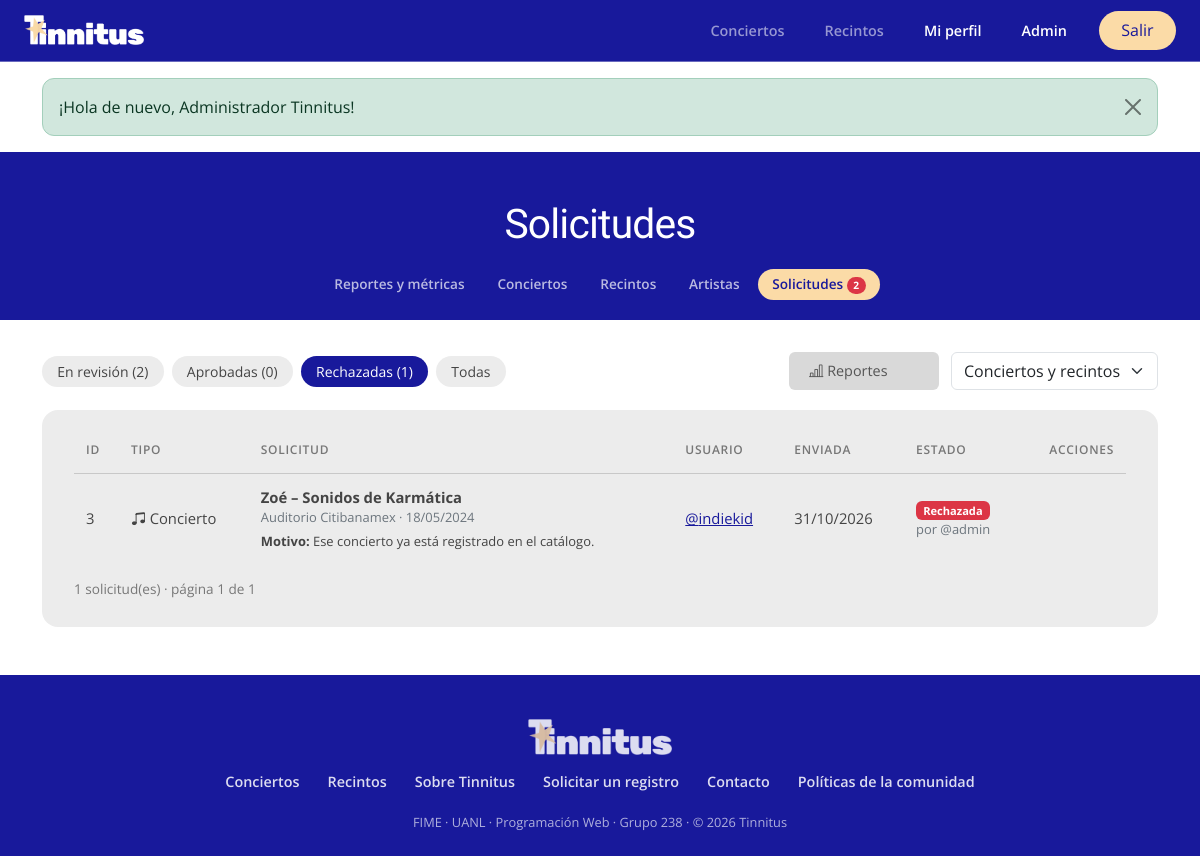
The app's page /admin-solicitudes.php?estado=rechazada (signed in), older data.
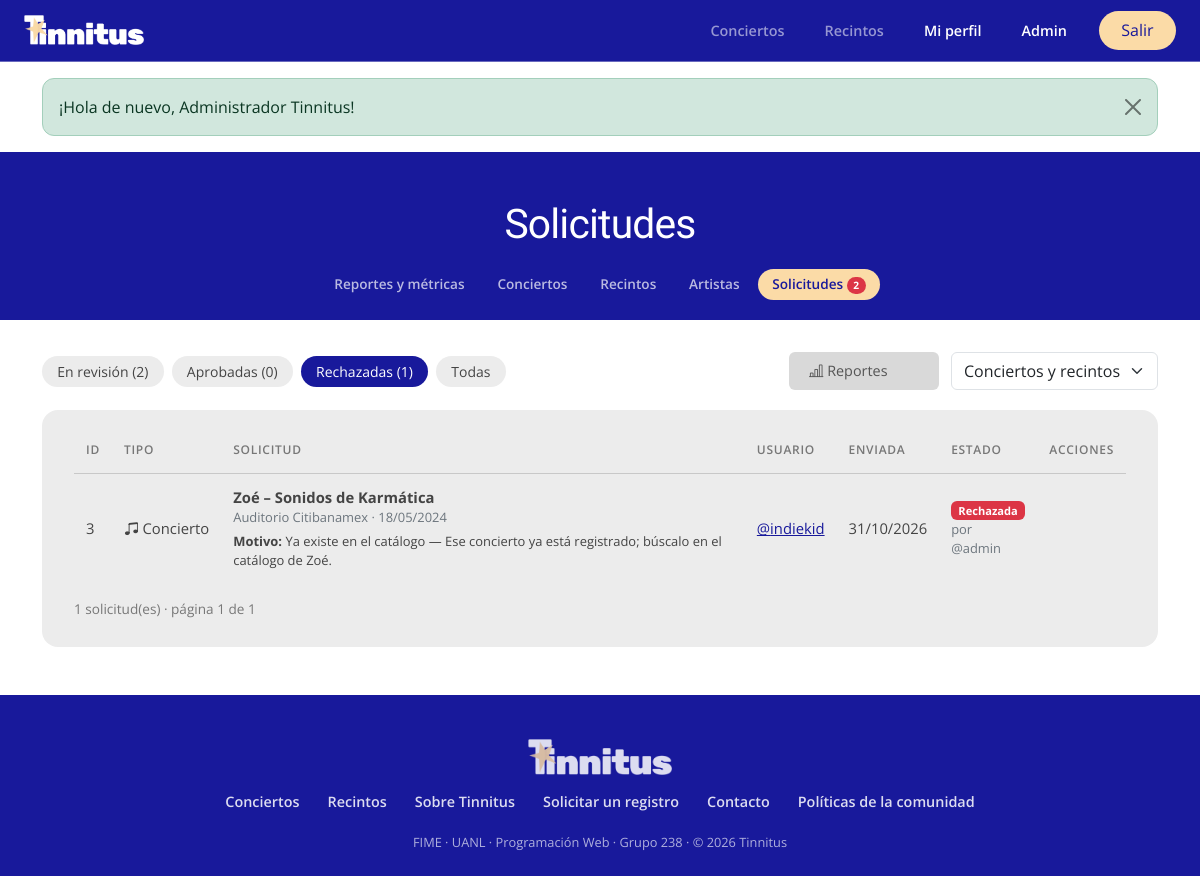
The same page, newer data.
### tables this page shows
CREATE TABLE solicitudes (
    id              INT UNSIGNED AUTO_INCREMENT PRIMARY KEY,
    usuario_id      INT UNSIGNED NOT NULL,
    tipo            ENUM('concierto','recinto') NOT NULL,
    estado          ENUM('pendiente','aprobada','rechazada') NOT NULL DEFAULT 'pendiente',
    artista         VARCHAR(120) NULL,
    gira            VARCHAR(150) NULL,
    fecha           DATE         NULL,
    recinto_id      INT UNSIGNED NULL,
    nombre          VARCHAR(120) NULL,
    ciudad          VARCHAR(80)  NULL,
    capacidad       INT UNSIGNED NULL,
    tipo_recinto    ENUM('Estadio','Arena','Auditorio','Foro','Festival','Bar') NULL,
    comentario      VARCHAR(500) NULL,
    motivo_rechazo  VARCHAR(255) NULL,
    detalle_rechazo VARCHAR(255) NULL,
    creado_id       INT UNSIGNED NULL,
    revisado_por    INT UNSIGNED NULL,
    revisado_en     DATETIME     NULL,
    creado_en       DATETIME     NOT NULL DEFAULT CURRENT_TIMESTAMP,
    CONSTRAINT chk_solicitud_datos CHECK (
        (tipo = 'concierto' AND artista IS NOT NULL AND gira IS NOT NULL AND fecha IS NOT NULL AND recinto_id IS NOT NULL)
        OR (tipo = 'recinto' AND nombre IS NOT NULL AND ciudad IS NOT NULL AND tipo_recinto IS NOT NULL
            AND capacidad BETWEEN 1 AND 200000)),
    CONSTRAINT fk_solicitud_usuario FOREIGN KEY (usuario_id)
        REFERENCES usuarios(id) ON DELETE CASCADE,
    CONSTRAINT fk_solicitud_recinto FOREIGN KEY (recinto_id)
        REFERENCES recintos(id) ON DELETE CASCADE,
    CONSTRAINT fk_solicitud_revisor FOREIGN KEY (revisado_por)
        REFERENCES usuarios(id) ON DELETE SET NULL,
    INDEX idx_solicitudes_estado (estado)
);

CREATE TABLE recintos (
    id         INT UNSIGNED AUTO_INCREMENT PRIMARY KEY,
    nombre     VARCHAR(120) NOT NULL,
    ciudad     VARCHAR(80)  NOT NULL,
    capacidad  INT UNSIGNED NOT NULL,
    tipo       ENUM('Estadio','Arena','Auditorio','Foro','Festival','Bar') NOT NULL,
    estado     ENUM('activo','inactivo') NOT NULL DEFAULT 'activo',
    foto_url   VARCHAR(500) NULL,
    CONSTRAINT chk_capacidad CHECK (capacidad BETWEEN 1 AND 200000),
    CONSTRAINT uq_recinto UNIQUE (nombre, ciudad)
);

CREATE TABLE usuarios (
    id             INT UNSIGNED AUTO_INCREMENT PRIMARY KEY,
    nombre         VARCHAR(100)  NOT NULL,
    username       VARCHAR(30)   NOT NULL UNIQUE,
    email          VARCHAR(150)  NOT NULL UNIQUE,
    password_hash  VARCHAR(255)  NOT NULL,
    rol            ENUM('usuario','admin') NOT NULL DEFAULT 'usuario',
    bio            VARCHAR(500)  NULL,
    avatar_url     VARCHAR(500)  NULL,
    intentos_fallidos TINYINT UNSIGNED NOT NULL DEFAULT 0,
    bloqueado_hasta   DATETIME   NULL,
    creado_en      DATETIME      NOT NULL DEFAULT CURRENT_TIMESTAMP,
    CONSTRAINT chk_username CHECK (username REGEXP '^[a-z0-9_]{3,30}$')
);

### includes/db.php (called while the page is built, shortened)
<?php
function db(): PDO
{
    static $pdo = null;
    if ($pdo === null) {
        $dsn = 'mysql:host=' . DB_HOST . ';port=' . DB_PORT . ';dbname=' . DB_NAME . ';charset=utf8mb4';
        $pdo = new PDO($dsn, DB_USER, DB_PASS, [
            PDO::ATTR_ERRMODE            => PDO::ERRMODE_EXCEPTION,
            PDO::ATTR_DEFAULT_FETCH_MODE => PDO::FETCH_ASSOC,
            PDO::ATTR_EMULATE_PREPARES   => false,
        ]);
    }
    return $pdo;
}
function q(string $sql, array $params = []): PDOStatement
{
    $stmt = db()->prepare($sql);
    $stmt->execute($params);
    return $stmt;
}

### includes/auth.php (called while the page is built, shortened)
<?php
require_once __DIR__ . '/db.php';
function url(string $path = ''): string
{
    return BASE_URL . '/' . ltrim($path, '/');
}
function e(?string $text): string
{
    return htmlspecialchars($text ?? '', ENT_QUOTES, 'UTF-8');
}
function paginar(int $total, int $porPagina): array
{
    $paginas = max(1, (int) ceil($total / $porPagina));
    $pagina = min(max(1, (int) ($_GET['pagina'] ?? 1)), $paginas);
    return [$pagina, $paginas, ($pagina - 1) * $porPagina];
}

### admin-solicitudes.php (the view, shortened to what the changed rows need)
<?php
require_once __DIR__ . '/includes/solicitudes.php';
$estado = in_array($_GET['estado'] ?? 'pendiente', ['pendiente', 'aprobada', 'rechazada', 'todas'], true) ? ($_GET['estado'] ?? 'pendiente') : 'pendiente';
$cond = [];
$params = [];
if ($estado !== 'todas') { $cond[] = 's.estado = ?'; $params[] = $estado; }
$where = $cond ? 'WHERE ' . implode(' AND ', $cond) : '';
$total = (int) q("SELECT COUNT(*) FROM solicitudes s $where", $params)->fetchColumn();
[$pagina, $paginas, $offset] = paginar($total, 10);
$solicitudes = q("SELECT s.*, u.username, r.nombre AS recinto, rev.username AS revisor
                  FROM solicitudes s
                  JOIN usuarios u ON u.id = s.usuario_id
                  LEFT JOIN recintos r ON r.id = s.recinto_id
                  LEFT JOIN usuarios rev ON rev.id = s.revisado_por
                  $where ORDER BY s.estado = 'pendiente' DESC, s.creado_en DESC
                  LIMIT 10 OFFSET $offset", $params)->fetchAll();
require __DIR__ . '/includes/header.php';
require __DIR__ . '/includes/admin-nav.php';
?>
<div class="container">
    <div class="card-table mb-5">
        <div class="table-responsive">
            <table class="table align-middle" id="tabla">
                <thead><tr><th>ID</th><th>Tipo</th><th>Solicitud</th><th>Usuario</th><th>Enviada</th><th>Estado</th><th class="acciones">Acciones</th></tr></thead>
                <tbody>
                <?php foreach ($solicitudes as $s): ?>
                    <tr data-id="<?= $s['id'] ?>" data-resumen="<?= e(resumen_solicitud($s)) ?>">
                        <td><?= $s['id'] ?></td>
                        <td class="text-nowrap"><i class="bi <?= $s['tipo'] === 'concierto' ? 'bi-music-note-beamed' : 'bi-building' ?>"></i> <?= ucfirst($s['tipo']) ?></td>
                        <td style="min-width: 260px">
                            <strong><?= e($s['tipo'] === 'concierto' ? $s['artista'] . ' – ' . $s['gira'] : $s['nombre']) ?></strong>
                            <div class="small text-secondary"><?= e(detalle_solicitud($s)) ?></div>
                            <?php if ($s['motivo_rechazo']): ?><div class="small mt-1"><?= texto_rechazo($s) ?></div><?php endif; ?>
                        </td>
                        <td><a href="<?= url('profile.php?u=' . urlencode($s['username'])) ?>">@<?= e($s['username']) ?></a></td>
                        <td class="text-nowrap"><?= date('d/m/Y', strtotime($s['creado_en'])) ?></td>
                        <td>
                            <?= badge_estado_solicitud($s['estado']) ?>
                            <?php if ($s['revisor']): ?><div class="small text-secondary">por @<?= e($s['revisor']) ?></div><?php endif; ?>
                        </td>
                        <td class="acciones">
                        </td>
                    </tr>
                <?php endforeach; ?>
                </tbody>
            </table>
        </div>
    </div>
</div>
<?php require __DIR__ . '/includes/footer.php'; ?>

### includes/solicitudes.php (shortened to what the changed rows need)
<?php
require_once __DIR__ . '/auth.php';
function resumen_solicitud(array $s): string
{
    if ($s['tipo'] === 'concierto') {
        return $s['artista'] . ' – ' . $s['gira'] . ' · ' . ($s['recinto'] ?? 'recinto #' . $s['recinto_id']) . ' · ' . date('d/m/Y', strtotime($s['fecha']));
    }
    return $s['nombre'] . ' · ' . $s['tipo_recinto'] . ' en ' . $s['ciudad'] . ' · ' . number_format($s['capacidad']) . ' personas';
}
function detalle_solicitud(array $s): string
{
    if ($s['tipo'] === 'concierto') {
        return ($s['recinto'] ?? 'recinto #' . $s['recinto_id']) . ' · ' . date('d/m/Y', strtotime($s['fecha']));
    }
    return $s['tipo_recinto'] . ' en ' . $s['ciudad'] . ' · ' . number_format($s['capacidad']) . ' personas';
}
function badge_estado_solicitud(string $estado): string
{
    return match ($estado) {
        'aprobada'  => '<span class="badge text-bg-success">Aprobada</span>',
        'rechazada' => '<span class="badge text-bg-danger">Rechazada</span>',
        default     => '<span class="badge text-bg-warning">En revisión</span>',
    };
}
function texto_rechazo(array $s): string
{
    $html = '<strong>Motivo:</strong> ' . e($s['motivo_rechazo']);
    if (!empty($s['detalle_rechazo'])) $html .= ' — ' . e($s['detalle_rechazo']);
    return $html;
}

Row changes from the older to the newer data that the page shows:
changed solicitudes "Concierto": motivo_rechazo "Ese concierto ya está registrado en el catálogo." → "Ya existe en el catálogo"; detalle_rechazo (not shown) → "— Ese concierto ya está registrado; búscalo en el catálogo de Zoé."
